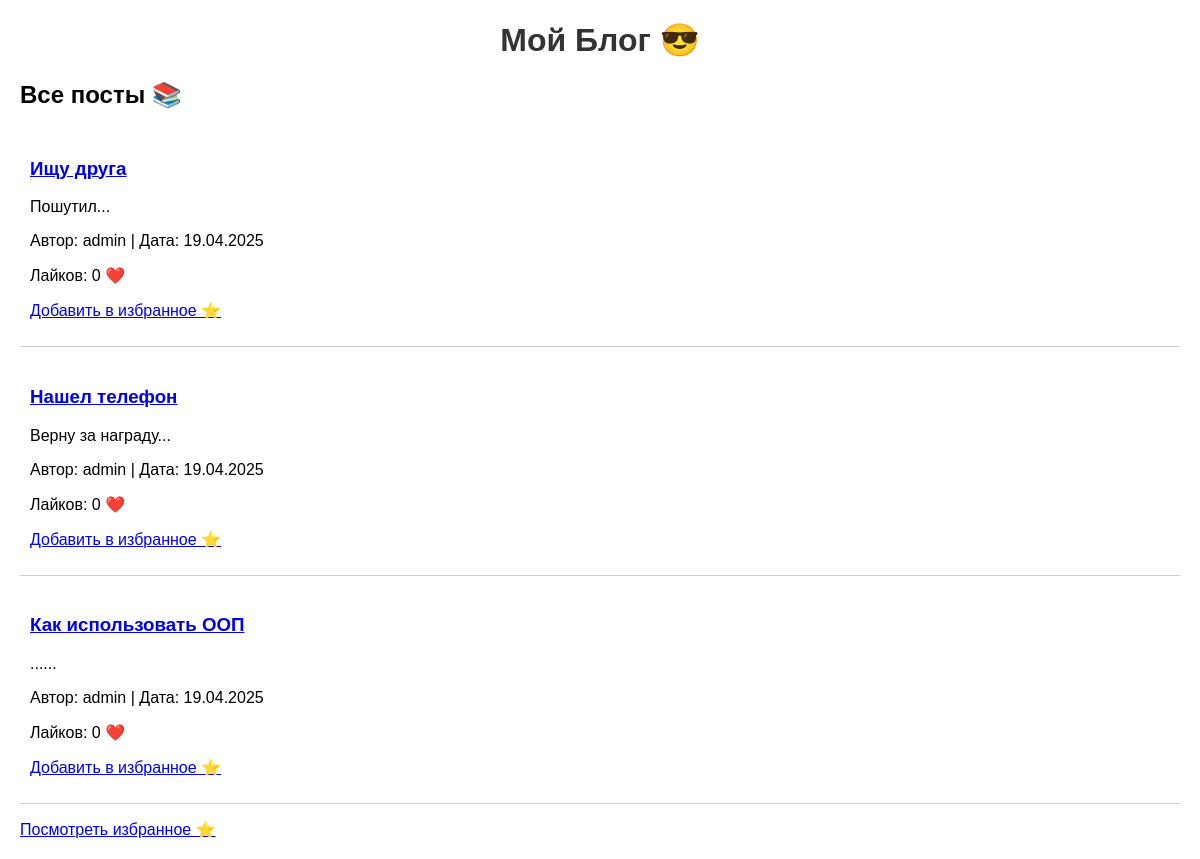
The app's page /, older data.
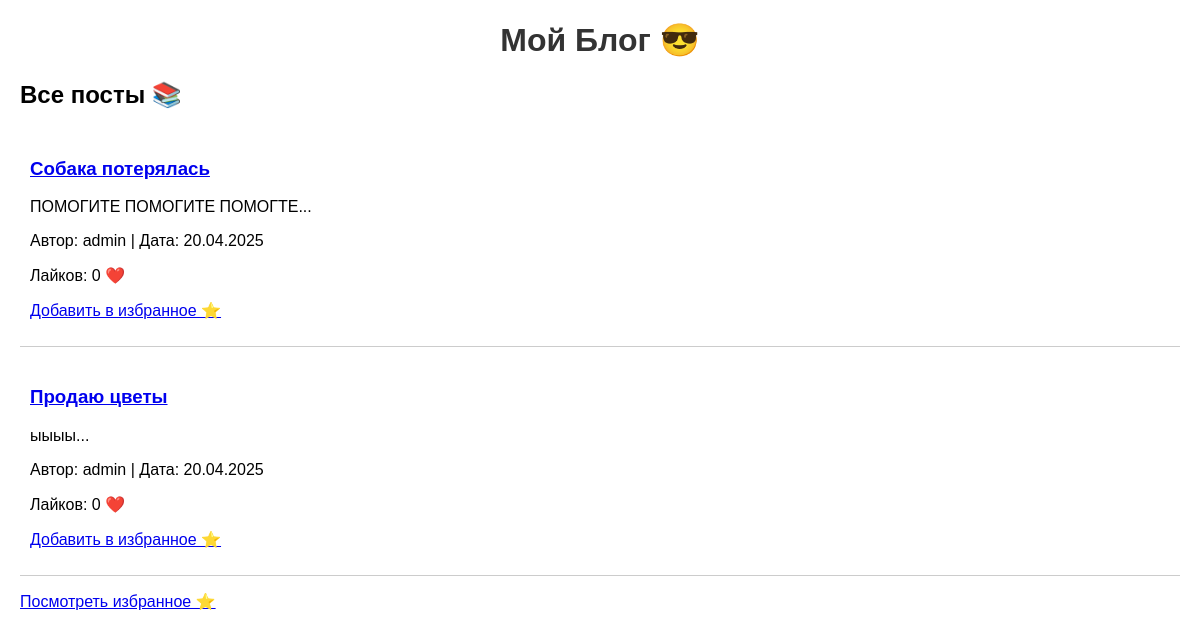
The same page, newer data.
### blog/models.py (models this page shows, shortened)
class Post(models.Model):
    title = models.CharField(max_length=200)  # Заголовок поста (до 200 букв)
    body = models.TextField()                # Текст поста (любой длины)
    author = models.ForeignKey(
        User, on_delete=models.CASCADE       # Кто написал (если удалить автора, пост тоже удалится)
    )
    created = models.DateTimeField(auto_now_add=True)  # Когда создан (автоматически)
    def like_count(self):
        return self.likes.count()  # Считаем, сколько лайков у поста

### blog/views.py (the view)
# urls.py: path('', views.post_list, name='post_list'),            # Главная: список постов
def post_list(request):
    posts = Post.objects.all()  # Берем все посты из базы
    favorites = request.session.get('favorites', [])  # Избранные посты из сессии
    return render(request, 'blog/list.html', {'posts': posts, 'favorites': favorites})

### blog/templates/blog/list.html
{% extends 'blog/base.html' %}
{% block content %}
    <h2>Все посты 📚</h2>
    {% for post in posts %}
        <div class="post">
            <h3><a href="/post/{{ post.id }}/">{{ post.title }}</a></h3>
            <p>{{ post.body|truncatewords:20 }}...</p>
            <p>Автор: {{ post.author }} | Дата: {{ post.created|date:"d.m.Y" }}</p>
            <p>Лайков: {{ post.like_count }} ❤️</p>
            <p>
                {% if post.id in favorites %}
                    <a href="/post/{{ post.id }}/favorite/">Убрать из избранного ⭐</a>
                {% else %}
                    <a href="/post/{{ post.id }}/favorite/">Добавить в избранное ⭐</a>
                {% endif %}
            </p>
        </div>
    {% empty %}
        <p>Пока нет постов 😔</p>
    {% endfor %}
    <p><a href="/favorites/">Посмотреть избранное ⭐</a></p>
{% endblock %}

### blog/templates/blog/base.html (shortened to what this page needs)
{% load static %}
<!DOCTYPE html>
<html>
<head>
    <link rel="stylesheet" href="{% static 'css/style.css' %}">
</head>
<body>
    <header>
        <h1><a href="/">Мой Блог 😎</a></h1>
    </header>
    <main>
        {% block content %}{% endblock %}
    </main>
</body>
</html>

### blog/static/css/style.css (style rules this page uses)
body { font-family: Arial, sans-serif; margin: 20px; }
header { text-align: center; margin-bottom: 20px; }
h1 a { text-decoration: none; color: #333; }
.post { border-bottom: 1px solid #ccc; padding: 10px; margin-bottom: 10px; }

Row changes from the older to the newer data that the page shows:
removed Post: title "Ищу друга", body "Пошутил", author "admin", created "19.04.2025", like_count "0"
removed Post: title "Нашел телефон", body "Верну за награду", author "admin", created "19.04.2025", like_count "0"
removed Post: title "Как использовать ООП", body "...", author "admin", created "19.04.2025", like_count "0"
added Post: title "Собака потерялась", body "ПОМОГИТЕ ПОМОГИТЕ ПОМОГТЕ", author "admin", created "20.04.2025", like_count "0"
added Post: title "Продаю цветы", body "ыыыы", author "admin", created "20.04.2025", like_count "0"
